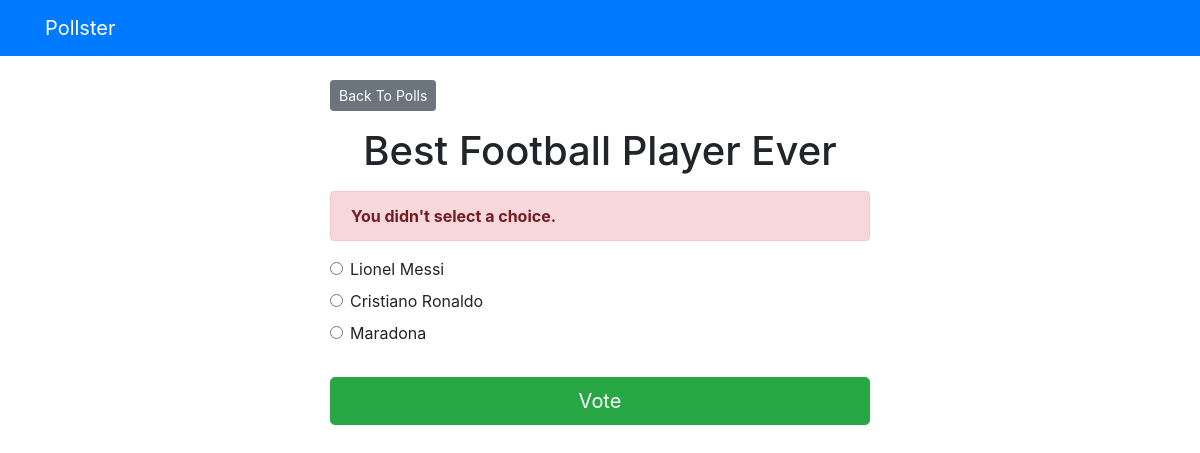
The page /polls/1/vote/ on the database its author committed.
### polls/models.py (models this page shows, shortened)
class Question(models.Model):
    question_text = models.CharField(max_length=200)
    pub_date = models.DateTimeField('date published')

class Choice(models.Model):
    question = models.ForeignKey(Question, on_delete=models.CASCADE)
    choice_text = models.CharField(max_length=200)
    votes = models.IntegerField(default=0)

### polls/views.py (the view)
# urls.py: path('<int:question_id>/vote/', views.vote, name='vote'),
def vote(request, question_id):
    question = get_object_or_404(Question, pk=question_id)
    try:
        selected_choice = question.choice_set.get(pk=request.POST['choice'])
    except (KeyError, Choice.DoesNotExist):
        return render(request, 'polls/detail.html', {
            'question': question,
            'error_message': "You didn't select a choice.",
        })
    else:
        selected_choice.votes += 1
        selected_choice.save()
        return HttpResponseRedirect(reverse('polls:results', args=(question.id,)))

### templates/polls/detail.html (shortened to what this page needs)
{% extends 'base.html' %}
{% block content %}
<a class="btn btn-secondary btn-sm mb-3" href="{% url 'polls:index' %}">Back To Polls</a>
<h1 class="text-center mb-3">{{ question.question_text }}</h1>
{% if error_message %}
<p class="alert alert-danger">
	<strong>{{ error_message }}</strong>
</p>
{% endif %}
<form action="{% url 'polls:vote' question.id %}" method="post">
	{% for choice in question.choice_set.all %}
		<div class="form-check">
			<input
				type="radio"
				name="choice"
				class="form-check-input"
				id="choice{{ forloop.counter }}"
				value="{{ choice.id }}"
			/>
			<label for="choice{{ forloop.counter }}">{{ choice.choice_text }}</label
			>
		</div>
	{% endfor %}
	<input type="submit" value="Vote" class="btn btn-success btn-lg btn-block mt-4" />
</form>
{% endblock %}

### rows shown on the page
Question: question_text "Best Football Player Ever"
Choice: choice_text "Lionel Messi"
Choice: choice_text "Cristiano Ronaldo"
Choice: choice_text "Maradona"

### other values the page prints
{{ error_message }} "You didn't select a choice."
